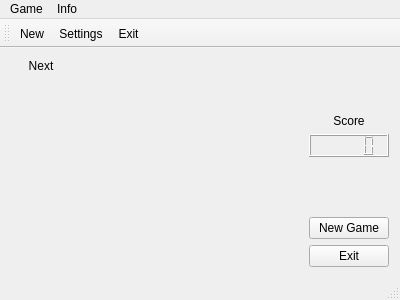
<?xml version="1.0" encoding="UTF-8"?>
<ui version="4.0">
 <class>MainWindow</class>
 <widget class="QMainWindow" name="MainWindow">
  <property name="geometry">
   <rect>
    <x>0</x>
    <y>0</y>
    <width>400</width>
    <height>300</height>
   </rect>
  </property>
  <property name="windowTitle">
   <string>MainWindow</string>
  </property>
  <widget class="QWidget" name="centralWidget">
   <layout class="QHBoxLayout" name="horizontalLayout_3">
    <item>
     <layout class="QVBoxLayout" name="verticalLayout">
      <item>
       <widget class="QLabel" name="label">
        <property name="text">
         <string>Next</string>
        </property>
        <property name="alignment">
         <set>Qt::AlignCenter</set>
        </property>
       </widget>
      </item>
      <item>
       <widget class="NextPattern" name="widget_next" native="true">
        <property name="minimumSize">
         <size>
          <width>60</width>
          <height>60</height>
         </size>
        </property>
        <property name="maximumSize">
         <size>
          <width>60</width>
          <height>60</height>
         </size>
        </property>
       </widget>
      </item>
      <item>
       <spacer name="verticalSpacer_2">
        <property name="orientation">
         <enum>Qt::Vertical</enum>
        </property>
        <property name="sizeHint" stdset="0">
         <size>
          <width>20</width>
          <height>40</height>
         </size>
        </property>
       </spacer>
      </item>
     </layout>
    </item>
    <item>
     <spacer name="horizontalSpacer_2">
      <property name="orientation">
       <enum>Qt::Horizontal</enum>
      </property>
      <property name="sizeHint" stdset="0">
       <size>
        <width>40</width>
        <height>20</height>
       </size>
      </property>
     </spacer>
    </item>
    <item>
     <widget class="Glass" name="widget_glass" native="true">
      <property name="focusPolicy">
       <enum>Qt::StrongFocus</enum>
      </property>
      <property name="rows" stdset="0">
       <UInt>10</UInt>
      </property>
      <property name="columns" stdset="0">
       <UInt>6</UInt>
      </property>
     </widget>
    </item>
    <item>
     <spacer name="horizontalSpacer">
      <property name="orientation">
       <enum>Qt::Horizontal</enum>
      </property>
      <property name="sizeHint" stdset="0">
       <size>
        <width>40</width>
        <height>20</height>
       </size>
      </property>
     </spacer>
    </item>
    <item>
     <layout class="QVBoxLayout" name="verticalLayout_2">
      <item>
       <spacer name="verticalSpacer">
        <property name="orientation">
         <enum>Qt::Vertical</enum>
        </property>
        <property name="sizeHint" stdset="0">
         <size>
          <width>20</width>
          <height>40</height>
         </size>
        </property>
       </spacer>
      </item>
      <item>
       <widget class="QLabel" name="label_2">
        <property name="text">
         <string>Score</string>
        </property>
        <property name="alignment">
         <set>Qt::AlignCenter</set>
        </property>
       </widget>
      </item>
      <item>
       <widget class="QLCDNumber" name="lcdNumber"/>
      </item>
      <item>
       <spacer name="verticalSpacer_3">
        <property name="orientation">
         <enum>Qt::Vertical</enum>
        </property>
        <property name="sizeHint" stdset="0">
         <size>
          <width>20</width>
          <height>40</height>
         </size>
        </property>
       </spacer>
      </item>
      <item>
       <widget class="QPushButton" name="button_newGame">
        <property name="text">
         <string>New Game</string>
        </property>
       </widget>
      </item>
      <item>
       <widget class="QPushButton" name="button_exit">
        <property name="text">
         <string>Exit</string>
        </property>
       </widget>
      </item>
     </layout>
    </item>
   </layout>
  </widget>
  <widget class="QToolBar" name="mainToolBar">
   <attribute name="toolBarArea">
    <enum>TopToolBarArea</enum>
   </attribute>
   <attribute name="toolBarBreak">
    <bool>false</bool>
   </attribute>
   <addaction name="action_newGame"/>
   <addaction name="action_settings"/>
   <addaction name="action_exit"/>
  </widget>
  <widget class="QStatusBar" name="statusBar"/>
  <widget class="QMenuBar" name="menuBar">
   <property name="geometry">
    <rect>
     <x>0</x>
     <y>0</y>
     <width>400</width>
     <height>18</height>
    </rect>
   </property>
   <widget class="QMenu" name="menu">
    <property name="title">
     <string>Game</string>
    </property>
    <addaction name="action_newGame"/>
    <addaction name="action_settings"/>
    <addaction name="action_exit"/>
   </widget>
   <widget class="QMenu" name="menu_2">
    <property name="title">
     <string>Info</string>
    </property>
    <addaction name="action_rules"/>
    <addaction name="action_about"/>
   </widget>
   <addaction name="menu"/>
   <addaction name="menu_2"/>
  </widget>
  <action name="action_newGame">
   <property name="text">
    <string>New</string>
   </property>
   <property name="toolTip">
    <string>New Game</string>
   </property>
  </action>
  <action name="action_exit">
   <property name="text">
    <string>Exit</string>
   </property>
  </action>
  <action name="action_about">
   <property name="text">
    <string>About this</string>
   </property>
  </action>
  <action name="action_rules">
   <property name="text">
    <string>Rules</string>
   </property>
  </action>
  <action name="action_settings">
   <property name="text">
    <string>Settings</string>
   </property>
  </action>
 </widget>
 <layoutdefault spacing="6" margin="11"/>
 <customwidgets>
  <customwidget>
   <class>Glass</class>
   <extends>QWidget</extends>
   <header>glass.h</header>
   <container>1</container>
   <slots>
    <signal>drawPattern(Figure*)</signal>
    <signal>signalSetScore(int)</signal>
    <slot>slotNewGame()</slot>
    <slot>slotGamePaused()</slot>
    <slot>slotAbout()</slot>
    <slot>slotRules()</slot>
    <slot>slotSettings()</slot>
   </slots>
  </customwidget>
  <customwidget>
   <class>NextPattern</class>
   <extends>QWidget</extends>
   <header>nextpattern.h</header>
   <container>1</container>
   <slots>
    <slot>slotDrawPattern(Figure*)</slot>
   </slots>
  </customwidget>
 </customwidgets>
 <resources/>
 <connections>
  <connection>
   <sender>action_newGame</sender>
   <signal>triggered()</signal>
   <receiver>widget_glass</receiver>
   <slot>slotNewGame()</slot>
   <hints>
    <hint type="sourcelabel">
     <x>-1</x>
     <y>-1</y>
    </hint>
    <hint type="destinationlabel">
     <x>193</x>
     <y>161</y>
    </hint>
   </hints>
  </connection>
  <connection>
   <sender>action_exit</sender>
   <signal>triggered()</signal>
   <receiver>MainWindow</receiver>
   <slot>close()</slot>
   <hints>
    <hint type="sourcelabel">
     <x>-1</x>
     <y>-1</y>
    </hint>
    <hint type="destinationlabel">
     <x>199</x>
     <y>149</y>
    </hint>
   </hints>
  </connection>
  <connection>
   <sender>button_newGame</sender>
   <signal>clicked()</signal>
   <receiver>action_newGame</receiver>
   <slot>trigger()</slot>
   <hints>
    <hint type="sourcelabel">
     <x>352</x>
     <y>229</y>
    </hint>
    <hint type="destinationlabel">
     <x>-1</x>
     <y>-1</y>
    </hint>
   </hints>
  </connection>
  <connection>
   <sender>button_exit</sender>
   <signal>clicked()</signal>
   <receiver>action_exit</receiver>
   <slot>trigger()</slot>
   <hints>
    <hint type="sourcelabel">
     <x>352</x>
     <y>258</y>
    </hint>
    <hint type="destinationlabel">
     <x>-1</x>
     <y>-1</y>
    </hint>
   </hints>
  </connection>
  <connection>
   <sender>widget_glass</sender>
   <signal>drawPattern(Figure*)</signal>
   <receiver>widget_next</receiver>
   <slot>slotDrawPattern(Figure*)</slot>
   <hints>
    <hint type="sourcelabel">
     <x>194</x>
     <y>174</y>
    </hint>
    <hint type="destinationlabel">
     <x>55</x>
     <y>119</y>
    </hint>
   </hints>
  </connection>
  <connection>
   <sender>widget_glass</sender>
   <signal>signalSetScore(int)</signal>
   <receiver>lcdNumber</receiver>
   <slot>display(int)</slot>
   <hints>
    <hint type="sourcelabel">
     <x>194</x>
     <y>223</y>
    </hint>
    <hint type="destinationlabel">
     <x>342</x>
     <y>146</y>
    </hint>
   </hints>
  </connection>
  <connection>
   <sender>action_about</sender>
   <signal>triggered()</signal>
   <receiver>widget_glass</receiver>
   <slot>slotAbout()</slot>
   <hints>
    <hint type="sourcelabel">
     <x>-1</x>
     <y>-1</y>
    </hint>
    <hint type="destinationlabel">
     <x>193</x>
     <y>161</y>
    </hint>
   </hints>
  </connection>
  <connection>
   <sender>action_rules</sender>
   <signal>triggered()</signal>
   <receiver>widget_glass</receiver>
   <slot>slotRules()</slot>
   <hints>
    <hint type="sourcelabel">
     <x>-1</x>
     <y>-1</y>
    </hint>
    <hint type="destinationlabel">
     <x>193</x>
     <y>161</y>
    </hint>
   </hints>
  </connection>
  <connection>
   <sender>action_settings</sender>
   <signal>triggered()</signal>
   <receiver>widget_glass</receiver>
   <slot>slotSettings()</slot>
   <hints>
    <hint type="sourcelabel">
     <x>-1</x>
     <y>-1</y>
    </hint>
    <hint type="destinationlabel">
     <x>193</x>
     <y>161</y>
    </hint>
   </hints>
  </connection>
 </connections>
</ui>
